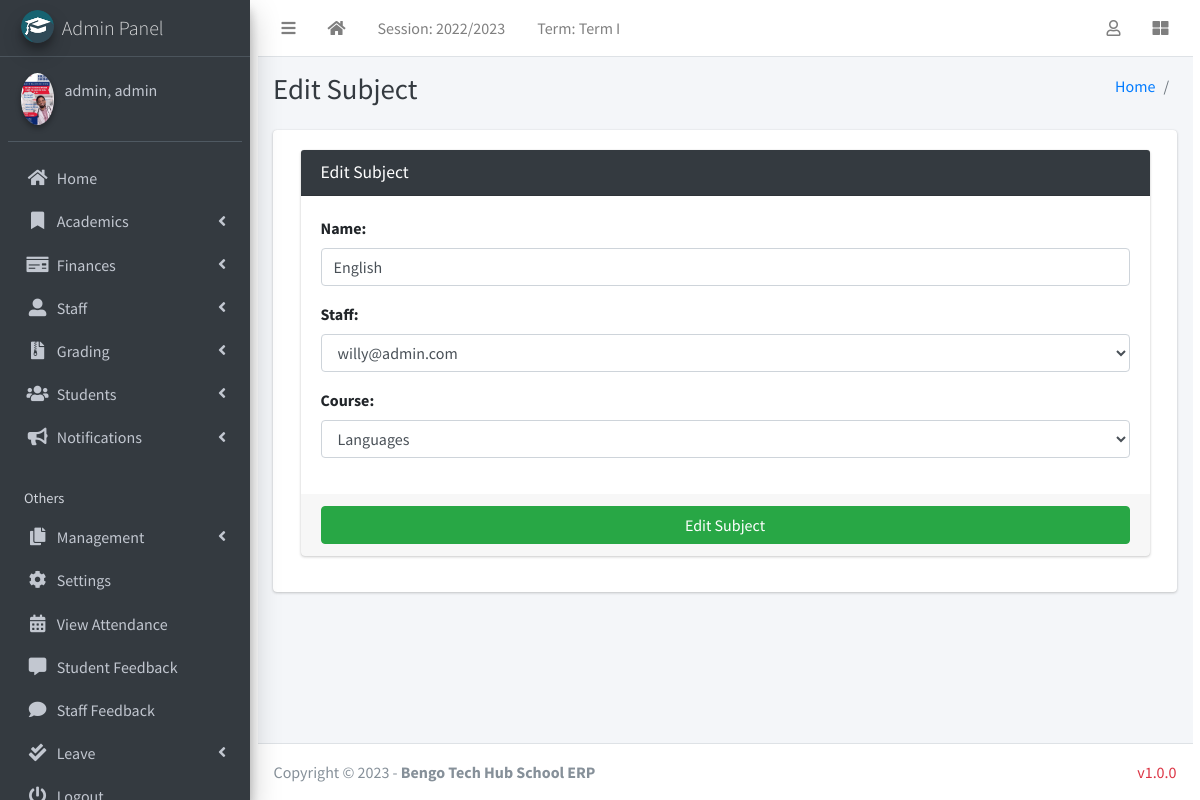
Screenshot of /manage/subject/edit/1 (signed in) with the database file from the repository.
### academics/models.py (models this page shows, shortened)
class AcademicSession(models.Model):
    name = models.CharField(max_length=200, unique=True)
    current = models.BooleanField(default=True)
    class Meta:
        ordering = ["-name"]

class AcademicTerm(models.Model):
    name = models.CharField(max_length=20, unique=True)
    current = models.BooleanField(default=True)
    class Meta:
        ordering = ["name"]

### authman/models.py (models this page shows, shortened)
class CustomUser(AbstractUser):
    USER_TYPE = ((1, "HOD"), (2, "Staff"), (3, "Student"))
    GENDER = [("M", "Male"), ("F", "Female"), ("O", "Other")]
    username = models.CharField(max_length=150, unique=True,blank=True,null=True)
    email = models.EmailField(unique=True)
    user_type = models.CharField(default=1, choices=USER_TYPE, max_length=1)
    gender = models.CharField(max_length=1, choices=GENDER)
    profile_pic = models.ImageField()
    other_name = models.CharField(max_length=200, blank=True)
    address = models.TextField()
    fcm_token = models.TextField(default="")  # For firebase notifications
    created_at = models.DateTimeField(auto_now_add=True)
    updated_at = models.DateTimeField(auto_now=True)
    USERNAME_FIELD = "email"
    REQUIRED_FIELDS = []
    objects = CustomUserManager()
    def __str__(self):
        return self.last_name + ", " + self.first_name

class Subject(models.Model):
    name = models.CharField(max_length=120)
    staff = models.ForeignKey(Staff,on_delete=models.CASCADE,)
    course = models.ForeignKey(Course, on_delete=models.CASCADE)
    updated_at = models.DateTimeField(auto_now=True)
    created_at = models.DateTimeField(auto_now_add=True)

### management/hod_views.py (the view, shortened to what this page needs)
def edit_subject(request, subject_id):
    instance = get_object_or_404(Subject, id=subject_id)
    form = SubjectForm(request.POST or None, instance=instance)
    context = {
        'form': form,
        'subject_id': subject_id,
        'page_title': 'Edit Subject'
    }
    return render(request, 'hod_template/edit_subject_template.html', context)

### authman/forms.py
class SubjectForm(FormSettings):
    def __init__(self, *args, **kwargs):
        super(SubjectForm, self).__init__(*args, **kwargs)
    class Meta:
        model = Subject
        fields = ['name', 'staff', 'course']

### academics/context_processors.py (called while the page is built)
def site_defaults(request):
    current_session = AcademicSession.objects.filter(current=True).first()
    current_term = AcademicTerm.objects.filter(current=True).first()
    setup=SchoolSetup.objects.first()
    if setup !=None:
       logo=setup.logo
    else:
        logo=settings.MEDIA_URL+'school_log/default.png'
    if current_session == None:
        current_session, created = AcademicSession.objects.get_or_create(
            name=str(timezone.now().year-1)+"/"+str(timezone.now().year), current=True)
        current_term, created = AcademicTerm.objects.get_or_create(
            name='Term I', current=True)
    vals = SiteConfig.objects.all()
    contexts = {
        "current_session": current_session.name,
        "current_term": current_term.name,
        "school_logo":logo,
    }
    for val in vals:
        contexts[val.key] = val.value
    return contexts

### authman/models.py (called while the page is built)
    def __str__(self):
        return self.admin.email

    def __str__(self):
        return self.name

### templates/hod_template/edit_subject_template.html
{% extends 'management/base.html' %}
{% load static %}
{% block page_title %}{{page_title}}{% endblock page_title %}
{% block content %}
<section class="content">
    <div class="container-fluid">
        <div class="row">
            <div class="col-md-12">
                <div class="card card-dark">
                    <div class="card-header">
                        <h3 class="card-title">{{page_title}}</h3>
                    </div>
                    {% include "management/form_template.html" with messages=messages  form=form button_text="Edit Subject"%}
                </div>
            </div>
        </div>
    </div>
</section>
{% endblock content %}

### templates/management/base.html (shortened to what this page needs)
{% load static %}
<!DOCTYPE html>
<html>
  <head>
   <link rel="stylesheet" href="{% static 'mystyles/style.css' %}">
  <link rel="stylesheet" href="{% static 'plugins/fontawesome-free/css/all.min.css' %}">
  <link rel="stylesheet" href="{% static 'plugins/toastr/toastr.min.css' %}">
  <link rel="stylesheet"
    href="{% static 'plugins/overlayScrollbars/css/OverlayScrollbars.min.css' %}">
  <link rel="stylesheet" href="{% static 'plugins/Datatables/datatables.min.css' %}" />
  <link rel="stylesheet" href="{% static 'dist/css/adminlte.min.css' %}">
    <link rel="stylesheet" href="https://maxcdn.bootstrapcdn.com/bootstrap/4.5.2/css/bootstrap.min.css">
    <link
      rel="stylesheet"
      href="{% static 'plugins/fontawesome-free/css/all.min.css'%} "
    />
    <link
      rel="stylesheet"
      href="https://code.ionicframework.com/ionicons/2.0.1/css/ionicons.min.css"
    />
    <link
      rel="stylesheet"
      href="{% static 'plugins/tempusdominus-bootstrap-4/css/tempusdominus-bootstrap-4.min.css'%} "
    />
    <link
      rel="stylesheet"
      href="{% static 'plugins/icheck-bootstrap/icheck-bootstrap.min.css'%} "
    />
    <link rel="stylesheet" href="{% static 'dist/css/adminlte.min.css'%} " />
    <link
      rel="stylesheet"
      href="{% static 'plugins/overlayScrollbars/css/OverlayScrollbars.min.css'%} "
    />
    <link
      rel="stylesheet"
      href="{% static 'plugins/daterangepicker/daterangepicker.css'%} "
    />
  </head>
  <body class="hold-transition sidebar-mini layout-fixed">
    <div class="wrapper container-fluid">
    <nav class="main-header navbar navbar-expand navbar-white navbar-light">
      <ul class="navbar-nav">
        <li class="nav-item">
          <a class="nav-link" data-widget="pushmenu" href="#" role="button"><i
              class="fas fa-bars"></i></a>
        </li>
        <li class="nav-item d-none d-sm-inline-block">
          <a href="/" class="nav-link"><i class="fa fa-home"></i></a>
        </li>
        <li class="nav-item d-none d-sm-inline-block">
          <a href="{% url 'current-session' %}" class="nav-link">Session: {{ current_session }}</a>
        </li>
        <li class="nav-item d-none d-sm-inline-block">
          <a href="{% url 'current-session' %}" class="nav-link">Term: {{ current_term }}</a>
        </li>
      </ul>
      <ul class="navbar-nav ml-auto">
        <li class="nav-item dropdown">
          <a class="nav-link" data-toggle="dropdown" href="#">
            <i class="far fa-user"></i>
          </a>
        </li>
        <li class="nav-item">
          <a class="nav-link" data-widget="control-sidebar" data-slide="true"
            href="#" role="button"><i class="fas fa-th-large"></i></a>
        </li>
      </ul>
    </nav>
      {% include "management/sidebar_template.html" with user=user %}
      <div class="content-wrapper">
        <div class="content-header">
          <div class="container-fluid">
            <div class="row mb-2">
              <div class="col-sm-6">
                <h1 class="m-0 text-dark">
                  {% block page_title %}{% endblock page_title %}
                </h1>
              </div>
              <div class="col-sm-6">
              <ol class="breadcrumb float-sm-right">
                <li class="breadcrumb-item"><a href="/">Home</a></li>
                <li class="breadcrumb-item">{% block breadcrumb %}{% endblock breadcrumb %}</li>
              </ol>
            </div>
            </div>
          </div>
        </div>
      <section class="content">
        <div class="container-fluid">
          <div class="row">
            <div class="col-md-12">
              {% block fullcard %}
              <div class="card">
                <div class="card-body">
                  <div class="row">
                    <div class="col">
                      {% block content %}
                      {% endblock content %}
                    </div>
                  </div>
                </div>
              </div>
              {% endblock fullcard %}
            </div>
          </div>
        </div>
      </section>
      </div>
      {% include "management/footer.html" %}
    </div>
  </body>
</html>

### templates/management/sidebar_template.html (shortened to what this page needs)
{% load static %}
<aside class="main-sidebar sidebar-dark-info elevation-4">
    {% if request.user.user_type == '1' %}
    <a href="{% url 'admin_home' %}" class="brand-link">
        <img src="{% static 'dist/img/cmsl.png' %} " alt="AdminLTE Logo"
            class="brand-image img-circle elevation-3" >
        <span class="brand-text font-weight-light">Admin Panel</span>
    </a>
    <div class="sidebar">
        <div class="user-panel mt-3 pb-3 mb-3 d-flex">
            <div class="image">
                <img src="{{ request.user.profile_pic}}" class="img-circle elevation-2" alt="User Image">
            </div>
            <div class="info">
                <a href="#" class="d-block">{{user}}</a>
            </div>
        </div>
        <nav class="mt-2">
            <ul class="nav nav-pills nav-sidebar flex-column" data-widget="treeview" role="menu" data-accordion="false">
                <li class="nav-item">
                    {% url 'admin_home' as admin_home %}
                    <a href="{{admin_home}}" class="nav-link {% if admin_home == request.path %} active {% endif %}">
                        <i class="nav-icon fas fa-home"></i>
                        <p>
                            Home
                        </p>
                    </a>
                </li>
                <li class="nav-item has-treeview">
                    <a href="#" class="nav-link">
                        <i class="nav-icon fas fa-bookmark"></i>
                        <p>
                            Academics
                            <i class="fas fa-angle-left right"></i>
                        </p>
                    </a>
                </li>
                <li class="nav-item has-treeview">
                    <a href="#" class="nav-link">
                        <i class="nav-icon fas fa-money-check"></i>
                        <p>
                            Finances
                            <i class="fas fa-angle-left right"></i>
                        </p>
                    </a>
                </li>
                <li class="nav-item has-treeview">
                    <a href="#" class="nav-link">
                        <i class="nav-icon fas fa-user-alt"></i>
                        <p>
                            Staff
                            <i class="fas fa-angle-left right"></i>
                        </p>
                    </a>
                </li>
                 <li class="nav-item has-treeview">
              <a href="#" class="nav-link">
                <i class="nav-icon fas fa-file-archive"></i>
                <p>
                  Grading
                  <i class="fas fa-angle-left right"></i>
                </p>
              </a>
            </li>
                <li class="nav-item has-treeview">
                    <a href="#" class="nav-link">
                        <i class="nav-icon fas fa-users"></i>
                        <p>
                            Students
                            <i class="fas fa-angle-left right"></i>
                        </p>
                    </a>
                </li>
                 <li class="nav-item has-treeview">
                    <a href="#" class="nav-link">
                        <i class="nav-icon fas fa-bullhorn"></i>
                        <p>
                            Notifications
                            <i class="fas fa-angle-left right"></i>
                        </p>
                    </a>
                </li>
                <li class="nav-header">Others</li>
            <li class="nav-item has-treeview">
              <a href="#" class="nav-link">
                <i class="nav-icon fas fa-copy"></i>
                <p>
                  Management
                  <i class="fas fa-angle-left right"></i>
                </p>
              </a>
            </li>
            <li class="nav-item">
              <a href="{% url 'configs' %}" class="nav-link">
                <i class="nav-icon fas fa-cog"></i>
                <p>
                  Settings
                </p>
              </a>
              </li>
                <li class="nav-item">
                    {% url 'admin_view_attendance' as admin_view_attendance %}
                <li class="nav-item">
                    <a href="{{admin_view_attendance}}"
                        class="nav-link  {% if admin_view_attendance == request.path %} active {% endif %}">
                        <i class="nav-icon fas fa-calendar-alt"></i>
                        <p>
                            View Attendance
                        </p>
                    </a>
                </li>
                <li class="nav-item">
                    {% url 'student_feedback_message' as student_feedback_message %}
                    <a href="{{ student_feedback_message }}"
                        class="nav-link  {% if student_feedback_message == request.path %} active {% endif %}">
                        <i class="nav-icon fas fa-comment-alt"></i>
                        <p>
                            Student Feedback
                        </p>
                    </a>
                </li>
                <li class="nav-item">
                    {% url 'staff_feedback_message' as staff_feedback_message %}
                    <a href="{{staff_feedback_message}}"
                        class="nav-link   {% if staff_feedback_message == request.path %} active {% endif %}">
                        <i class="nav-icon fas fa-comment"></i>
                        <p>
                            Staff Feedback
                        </p>
                    </a>
                </li>
                 <li class="nav-item has-treeview">
                    <a href="#" class="nav-link">
                        <i class="nav-icon fas fa-check-double"></i>
                        <p>
                            Leave
                            <i class="fas fa-angle-left right"></i>
                        </p>
                    </a>
                </li>
                                        {% endif %}
                                        <li class="nav-item">
                                            <a href="{% url 'user_logout' %}"
                                                onclick="return confirm('Your session would be terminated.\n\nProceed?')"
                                                class="nav-link">
                                                <i class="nav-icon fas fa-power-off"></i>
                                                <p>
                                                </p>
                                            </a>
                                        </li>
                                    </ul>
                                </nav>
                            </div>
</aside>

### templates/management/form_template.html (shortened to what this page needs)
<form role="form" method="POST" enctype="multipart/form-data">
    <div class="card-body">
        {% for field in form  %}
        <div class="form-group">
            {{field.label_tag}}
            {{field}}
        </div>
        {% endfor %}
    </div>
    <div class="card-footer">
        <button type="submit" class="btn btn-success btn-block">
            {% if button_text %}
            {{button_text}}
            {% else %}
            Submit
            {% endif %}
        </button>
    </div>
</form>

### rows the page displays
AcademicSession: name "2022/2023"
AcademicTerm: name "Term I"
CustomUser: user.profile_pic (picture), last_name+first_name "admin, admin"
Subject: form "English" "willy@admin.com" "Languages"

### other values shown
{{ page_title }} "Edit Subject"
{{ field.label_tag }} "Name:" "Staff:" "Course:"
{{ button_text }} "Edit Subject"
{{ shool_name | default:"Bengo Tech Hub School ERP" }} "Bengo Tech Hub School ERP"
{{ version| default:"v1.0.0" }} "v1.0.0"
